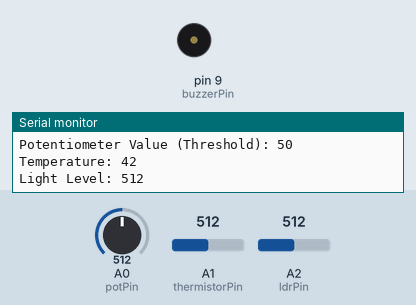
Simulated run of this sketch. Board: Arduino Uno, built with avr-gcc and run on an emulated ATmega328P. Shown: buzzer (waves = sounding), the last lines printed to the serial monitor. The test bench sets the inputs (shaded band); at power-on: A1 (thermistorPin) = 512, A0 (potPin) = 512, A2 (ldrPin) = 512.

Above: at 1.3 s.
1.4 s: A1 (thermistorPin) set to 550
2.9 s: A1 (thermistorPin) set to 566
At 3.7 s:
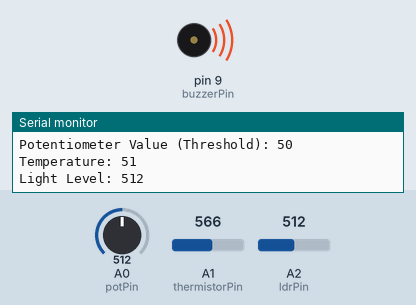
4.5 s: A0 (potPin) set to 544
At 5.8 s:
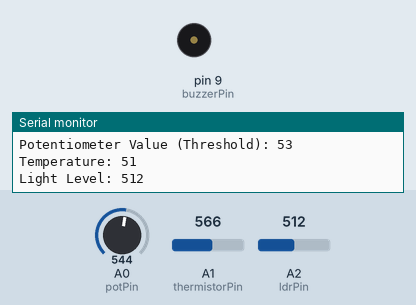
7.5 s: A0 (potPin) set to 511
At 8.5 s:
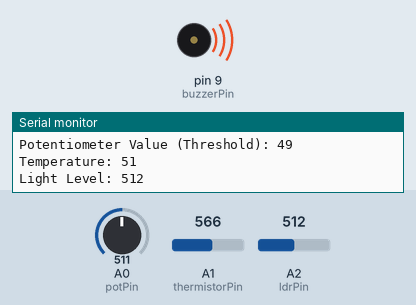
9.1 s: A2 (ldrPin) set to 109
At 9.8 s:
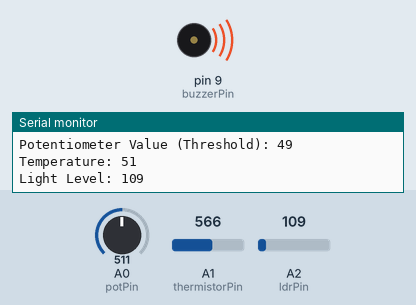
12.1 s: A2 (ldrPin) set to 92
At 13.0 s:
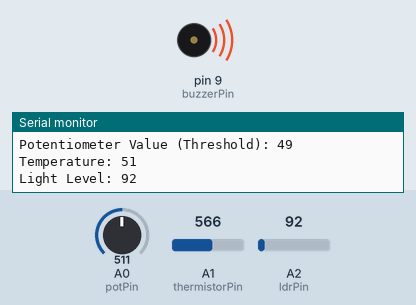
Timing chart, 0 to 14.6 s (numbered marks = the images above; inputs shaded):
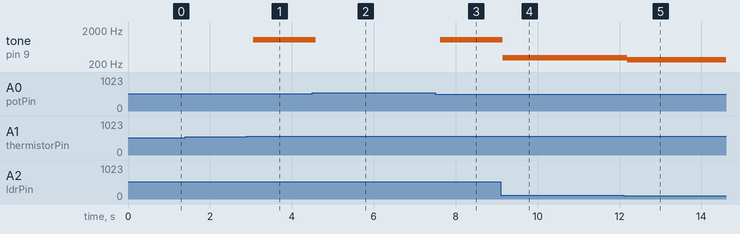

Measured:
- the behaviour switches between 557 and 558 on A1 (thermistorPin) (found by bisection; images 0 and 1)
- the behaviour switches between 531 and 532 on A0 (potPin) (found by bisection; images 1 and 2)
- after the input at 2.9 s, tone on pin 9 (buzzerPin): silent → 1050 Hz after 0.15 s
- after the input at 4.5 s, tone on pin 9 (buzzerPin): 1050 Hz → silent after 0.08 s
- after the input at 7.5 s, tone on pin 9 (buzzerPin): silent → 1050 Hz after 0.12 s
- after the input at 9.1 s, tone on pin 9 (buzzerPin): 1050 Hz → 302 Hz after 0.05 s
- after the input at 12.1 s, tone on pin 9 (buzzerPin): 302 Hz → 270 Hz after 0.09 s

The sketch:

code.ino
```cpp
int potPin = A0; // Potentiometer connected to A0
int thermistorPin = A1; // Thermistor connected to A1
int ldrPin = A2; // Photoresistor connected to A2
int buzzerPin = 9; // Piezo buzzer connected to digital pin 9

int potValue = 0;
int tempValue = 0;
int lightValue = 0;
int temperatureThreshold = 0;

void setup() {
  Serial.begin(9600); // Initialize serial communication
  pinMode(buzzerPin, OUTPUT); // Set the buzzer pin as an output
}

void loop() {
  // Read values from the sensors
  potValue = analogRead(potPin); // Read potentiometer value
  tempValue = analogRead(thermistorPin); // Read thermistor value
  lightValue = analogRead(ldrPin); // Read photoresistor value

  // Map the potentiometer value to a temperature threshold (example: 0-100°C)
  temperatureThreshold = map(potValue, 0, 1023, 0, 100);

  // Convert thermistor value to a temperature (example mapping for demonstration)
  int temperature = map(tempValue, 0, 1023, -40, 125); // Example mapping for temperature range

  // Print values to the serial monitor for debugging
  Serial.print("Potentiometer Value (Threshold): ");
  Serial.println(temperatureThreshold);
  Serial.print("Temperature: ");
  Serial.println(temperature);
  Serial.print("Light Level: ");
  Serial.println(lightValue);

  // If the temperature is above the threshold, activate the piezo buzzer
  if (temperature >= temperatureThreshold) {
    // Map the light value to control the buzzer frequency (example: 100-2000 Hz)
    int buzzerFrequency = map(lightValue, 0, 1023, 100, 2000);
    tone(buzzerPin, buzzerFrequency); // Set the buzzer frequency
  } else {
    noTone(buzzerPin); // Turn off the buzzer if temperature is below threshold
  }

  delay(500); // Delay for stability
}
```
